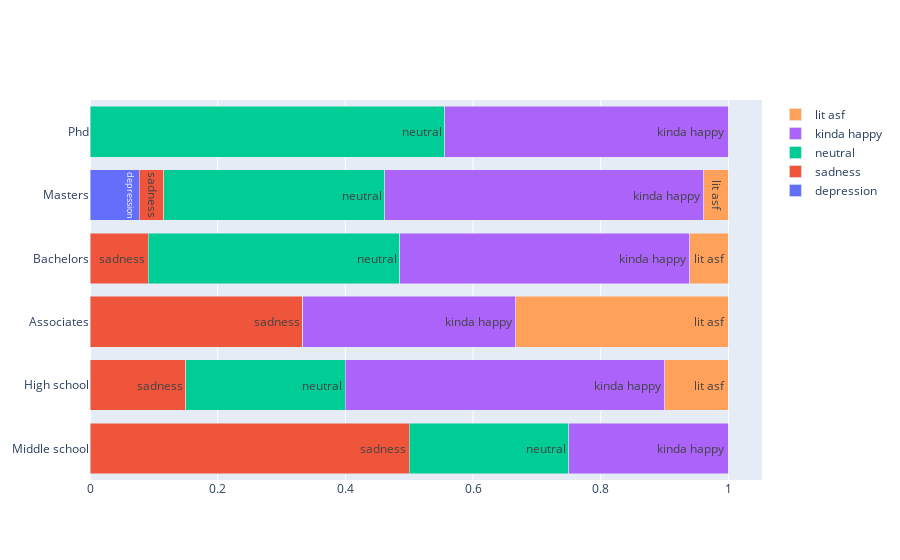

Notebook code for this chart:
### Code cell
level_list = ['depression','sadness','neutral','kinda happy','lit asf']
edu_list = ['Middle school','High school','Associates','Bachelors', 'Masters','Phd']
colors = ['rgba(38, 24, 74, 0.8)', 'rgba(71, 58, 131, 0.8)',
          'rgba(122, 120, 168, 0.8)', 'rgba(164, 163, 204, 0.85)',
          'rgba(190, 192, 213, 1)']

pcdf = pd.crosstab(pqdf.CurrentFeelCol,pqdf.ParentEdu,normalize='columns')
pcdf = pcdf.reindex(edu_list,axis="columns")
x_data=pcdf.values.tolist()
fig6 = go.Figure()
for happyindex in range(0,len(x_data)):
    fig6.add_traces([
        go.Bar(
            y=edu_list,x=x_data[happyindex],
            orientation='h', 
            name=level_list[happyindex],
            text=level_list[happyindex],
        )
    ])
fig6.update_layout(barmode='stack')
fig6.show()

### Figure 1 — Plotly figure (JSON) as saved in the notebook; plotly's stock layout.template omitted (floating-point values rounded to 4 significant figures)
{"data": [{"name": "depression", "orientation": "h", "text": "depression", "type": "bar", "x": [0, 0, 0, 0, 0.07692, 0], "y": ["Middle school", "High school", "Associates", "Bachelors", "Masters", "Phd"]}, {"name": "sadness", "orientation": "h", "text": "sadness", "type": "bar", "x": [0.5, 0.15, 0.3333, 0.09091, 0.03846, 0], "y": ["Middle school", "High school", "Associates", "Bachelors", "Masters", "Phd"]}, {"name": "neutral", "orientation": "h", "text": "neutral", "type": "bar", "x": [0.25, 0.25, 0, 0.3939, 0.3462, 0.5556], "y": ["Middle school", "High school", "Associates", "Bachelors", "Masters", "Phd"]}, {"name": "kinda happy", "orientation": "h", "text": "kinda happy", "type": "bar", "x": [0.25, 0.5, 0.3333, 0.4545, 0.5, 0.4444], "y": ["Middle school", "High school", "Associates", "Bachelors", "Masters", "Phd"]}, {"name": "lit asf", "orientation": "h", "text": "lit asf", "type": "bar", "x": [0, 0.1, 0.3333, 0.06061, 0.03846, 0], "y": ["Middle school", "High school", "Associates", "Bachelors", "Masters", "Phd"]}], "layout": {"barmode": "stack"}}
